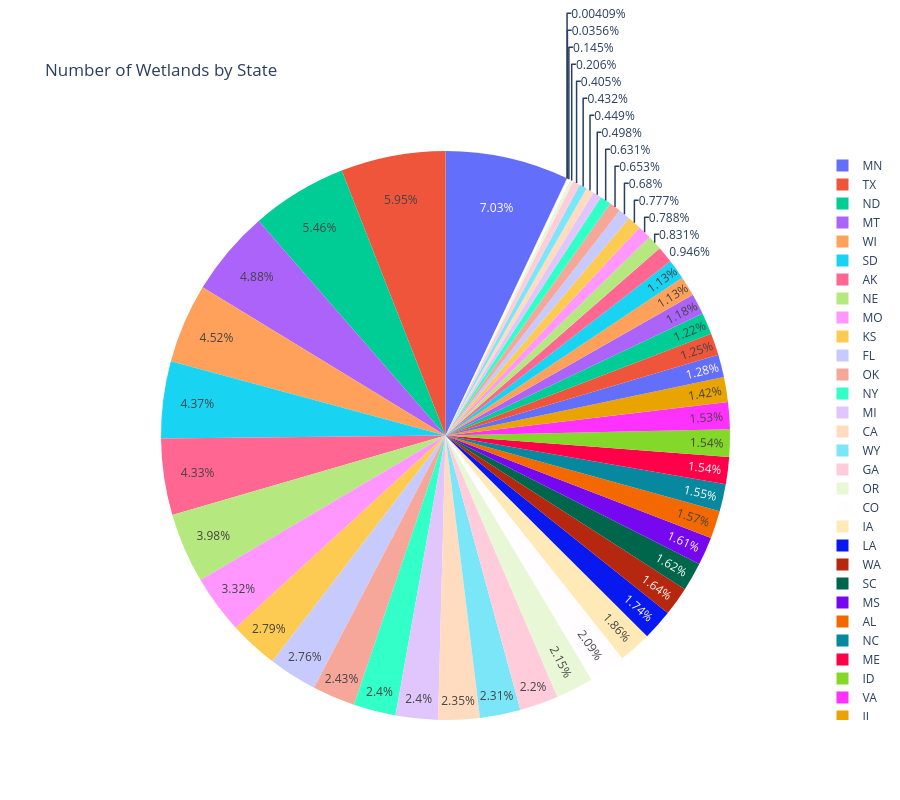

The cell this chart's notebook holds for it:
### Code cell
leafmap.pie_chart(
    count_df, "State", "Count", height=800, title="Number of Wetlands by State"
)

### Figure 1 — Plotly figure (JSON) as saved in the notebook; plotly's stock layout.template omitted (floating-point values rounded to 4 significant figures)
{"data": [{"domain": {"x": [0, 1], "y": [0, 1]}, "hovertemplate": "State=%{label}<br>Count=%{value}<extra></extra>", "labels": ["MN", "TX", "ND", "MT", "WI", "SD", "AK", "NE", "MO", "KS", "FL", "OK", "NY", "MI", "CA", "WY", "GA", "OR", "CO", "IA", "LA", "WA", "SC", "MS", "AL", "NC", "ME", "ID", "VA", "IL", "AR", "OH", "NM", "IN", "TN", "KY", "PA", "NV", "MA", "UT", "NH", "NJ", "MD", "AZ", "CT", "VT", "WV", "DE", "RI", "HI", "DC"], "legendgroup": "", "name": "", "showlegend": true, "type": "pie", "values": [2674597, 2263259, 2077099, 1857721, 1718865, 1664305, 1649192, 1516060, 1262141, 1063234, 1051558, 923732, 914614, 912599, 895142, 877849, 836046, 817653, 795103, 707847, 661532, 625575, 615844, 611768, 597013, 589943, 587645, 586192, 584162, 539006, 487645, 476426, 466078, 448708, 430526, 430387, 359921, 316179, 300108, 295925, 258765, 248702, 240320, 189606, 170964, 164400, 154348, 78597, 55229, 13566, 1555]}], "layout": {"height": 800, "legend": {"tracegroupgap": 0}, "title": {"text": "Number of Wetlands by State"}}}
